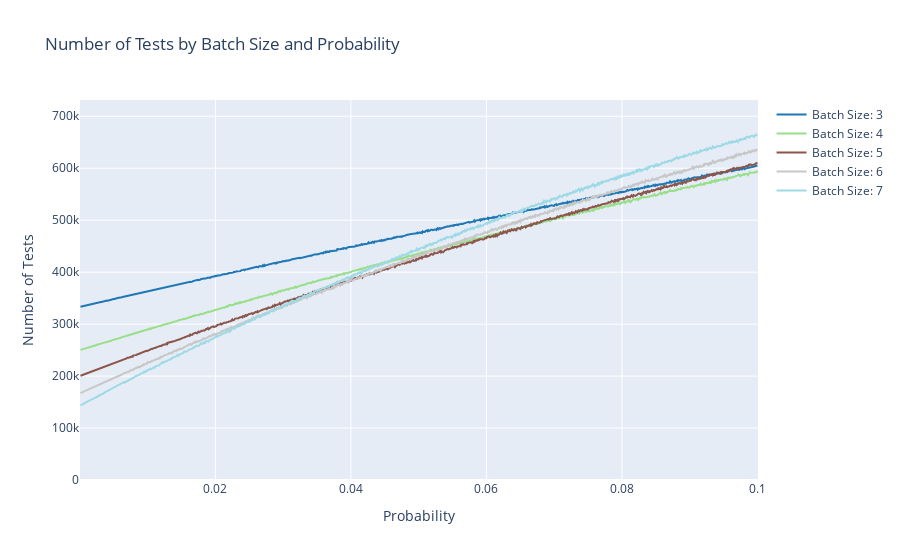

This figure's notebook cell:
### Code cell
sim_4_plotly = plot_interactive_monte_carlo(sim_4)
sim_4_plotly

### Figure 1 — Plotly figure (JSON) as saved in the notebook; plotly's stock layout.template omitted (floating-point values rounded to 4 significant figures; data arrays with more than 128 entries replaced by an {"elided": "..."} marker saying what was removed)
{"data": [{"line": {"color": "rgb(31, 119, 180)"}, "mode": "lines", "name": "Batch Size: 3", "type": "scatter", "x": {"elided": "1000 float values"}, "y": {"elided": "1000 int values"}}, {"line": {"color": "rgb(152, 223, 138)"}, "mode": "lines", "name": "Batch Size: 4", "type": "scatter", "x": {"elided": "1000 float values"}, "y": {"elided": "1000 int values"}}, {"line": {"color": "rgb(140, 86, 75)"}, "mode": "lines", "name": "Batch Size: 5", "type": "scatter", "x": {"elided": "1000 float values"}, "y": {"elided": "1000 int values"}}, {"line": {"color": "rgb(199, 199, 199)"}, "mode": "lines", "name": "Batch Size: 6", "type": "scatter", "x": {"elided": "1000 float values"}, "y": {"elided": "1000 int values"}}, {"line": {"color": "rgb(158, 218, 229)"}, "mode": "lines", "name": "Batch Size: 7", "type": "scatter", "x": {"elided": "1000 float values"}, "y": {"elided": "1000 int values"}}], "layout": {"hovermode": "closest", "shapes": [{"line": {"color": "grey", "dash": "dash", "width": 1}, "type": "line", "x0": 0.0001, "x1": 0.1, "y0": 1000000, "y1": 1000000}], "title": {"text": "Number of Tests by Batch Size and Probability"}, "xaxis": {"title": {"text": "Probability"}}, "yaxis": {"range": [0, 731300.0], "title": {"text": "Number of Tests"}}}}
